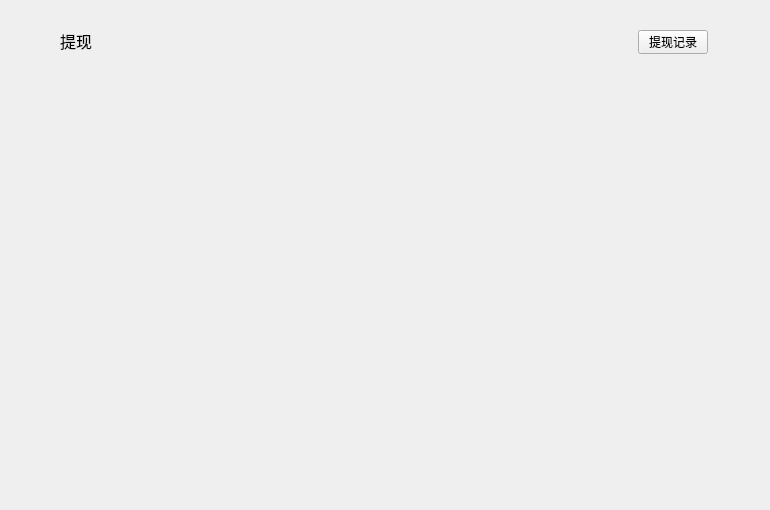
<?xml version="1.0" encoding="UTF-8"?>
<ui version="4.0">
 <class>WithdrawPage</class>
 <widget class="QWidget" name="WithdrawPage">
  <property name="geometry">
   <rect>
    <x>0</x>
    <y>0</y>
    <width>770</width>
    <height>510</height>
   </rect>
  </property>
  <property name="windowTitle">
   <string>Form</string>
  </property>
  <widget class="QLabel" name="title_label">
   <property name="geometry">
    <rect>
     <x>60</x>
     <y>28</y>
     <width>200</width>
     <height>26</height>
    </rect>
   </property>
   <property name="font">
    <font>
     <pointsize>12</pointsize>
    </font>
   </property>
   <property name="text">
    <string>提现</string>
   </property>
  </widget>
  <widget class="QStackedWidget" name="stackedWidget">
   <property name="geometry">
    <rect>
     <x>0</x>
     <y>80</y>
     <width>770</width>
     <height>430</height>
    </rect>
   </property>
  </widget>
  <widget class="QToolButton" name="withdrawRecordBtn">
   <property name="geometry">
    <rect>
     <x>638</x>
     <y>30</y>
     <width>70</width>
     <height>24</height>
    </rect>
   </property>
   <property name="cursor">
    <cursorShape>PointingHandCursor</cursorShape>
   </property>
   <property name="text">
    <string>提现记录</string>
   </property>
  </widget>
 </widget>
 <resources/>
 <connections/>
</ui>
